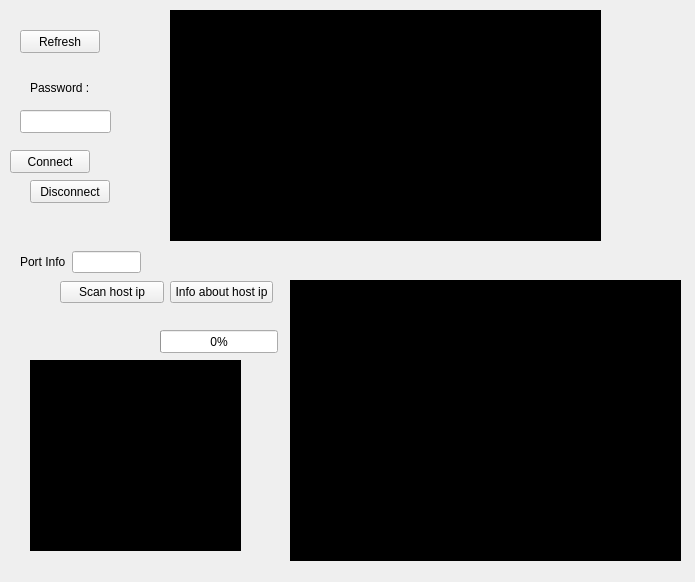
<?xml version="1.0" encoding="UTF-8"?>
<ui version="4.0">
 <class>Form</class>
 <widget class="QWidget" name="Form">
  <property name="geometry">
   <rect>
    <x>0</x>
    <y>0</y>
    <width>695</width>
    <height>582</height>
   </rect>
  </property>
  <property name="windowTitle">
   <string>Form</string>
  </property>
  <widget class="QPushButton" name="pushButton">
   <property name="geometry">
    <rect>
     <x>20</x>
     <y>30</y>
     <width>80</width>
     <height>23</height>
    </rect>
   </property>
   <property name="text">
    <string>Refresh</string>
   </property>
  </widget>
  <widget class="QTextBrowser" name="textBrowser">
   <property name="geometry">
    <rect>
     <x>30</x>
     <y>360</y>
     <width>211</width>
     <height>191</height>
    </rect>
   </property>
   <property name="styleSheet">
    <string notr="true">background-color: rgb(0, 0, 0);
color: rgb(0, 200, 0);</string>
   </property>
  </widget>
  <widget class="QPushButton" name="pushButton_2">
   <property name="geometry">
    <rect>
     <x>10</x>
     <y>150</y>
     <width>80</width>
     <height>23</height>
    </rect>
   </property>
   <property name="text">
    <string>Connect</string>
   </property>
  </widget>
  <widget class="QPushButton" name="pushButton_3">
   <property name="geometry">
    <rect>
     <x>30</x>
     <y>180</y>
     <width>80</width>
     <height>23</height>
    </rect>
   </property>
   <property name="text">
    <string>Disconnect</string>
   </property>
  </widget>
  <widget class="QLineEdit" name="lineEdit">
   <property name="geometry">
    <rect>
     <x>20</x>
     <y>110</y>
     <width>91</width>
     <height>23</height>
    </rect>
   </property>
  </widget>
  <widget class="QLabel" name="label">
   <property name="geometry">
    <rect>
     <x>30</x>
     <y>80</y>
     <width>71</width>
     <height>16</height>
    </rect>
   </property>
   <property name="text">
    <string>Password :</string>
   </property>
  </widget>
  <widget class="QTextBrowser" name="tb_host_info">
   <property name="geometry">
    <rect>
     <x>290</x>
     <y>280</y>
     <width>391</width>
     <height>281</height>
    </rect>
   </property>
   <property name="styleSheet">
    <string notr="true">background-color: rgb(0, 0, 0);
color: rgb(0, 200, 0);</string>
   </property>
  </widget>
  <widget class="QProgressBar" name="progressBar">
   <property name="geometry">
    <rect>
     <x>160</x>
     <y>330</y>
     <width>118</width>
     <height>23</height>
    </rect>
   </property>
   <property name="maximum">
    <number>50</number>
   </property>
   <property name="value">
    <number>0</number>
   </property>
  </widget>
  <widget class="QListWidget" name="listWidget">
   <property name="geometry">
    <rect>
     <x>170</x>
     <y>10</y>
     <width>431</width>
     <height>231</height>
    </rect>
   </property>
   <property name="styleSheet">
    <string notr="true">background-color: rgb(0, 0, 0);
color: rgb(0, 200, 0);</string>
   </property>
  </widget>
  <widget class="QWidget" name="layoutWidget">
   <property name="geometry">
    <rect>
     <x>60</x>
     <y>280</y>
     <width>213</width>
     <height>25</height>
    </rect>
   </property>
   <layout class="QHBoxLayout" name="horizontalLayout">
    <item>
     <widget class="QPushButton" name="pushButton_4">
      <property name="text">
       <string>Scan host ip</string>
      </property>
     </widget>
    </item>
    <item>
     <widget class="QPushButton" name="pushButton_5">
      <property name="text">
       <string>Info about host ip</string>
      </property>
     </widget>
    </item>
   </layout>
  </widget>
  <widget class="QWidget" name="">
   <property name="geometry">
    <rect>
     <x>20</x>
     <y>250</y>
     <width>121</width>
     <height>24</height>
    </rect>
   </property>
   <layout class="QHBoxLayout" name="horizontalLayout_2">
    <item>
     <widget class="QLabel" name="label_2">
      <property name="text">
       <string>Port Info</string>
      </property>
     </widget>
    </item>
    <item>
     <widget class="QLineEdit" name="le_port_no"/>
    </item>
   </layout>
  </widget>
 </widget>
 <resources/>
 <connections/>
</ui>
